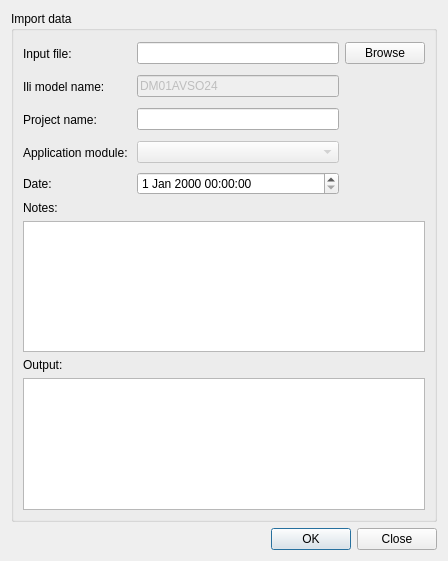
<?xml version="1.0" encoding="UTF-8"?>
<ui version="4.0">
 <class>ImportData</class>
 <widget class="QDialog" name="ImportData">
  <property name="geometry">
   <rect>
    <x>0</x>
    <y>0</y>
    <width>448</width>
    <height>561</height>
   </rect>
  </property>
  <property name="windowTitle">
   <string>Import Data</string>
  </property>
  <layout class="QGridLayout" name="gridLayout_3">
   <item row="0" column="0">
    <widget class="QGroupBox" name="groupBox">
     <property name="title">
      <string>Import data </string>
     </property>
     <layout class="QGridLayout" name="gridLayout_2">
      <item row="2" column="0">
       <layout class="QVBoxLayout" name="verticalLayout">
        <item>
         <widget class="QLabel" name="label_4">
          <property name="text">
           <string>Output:</string>
          </property>
         </widget>
        </item>
        <item>
         <widget class="QPlainTextEdit" name="textEditImportOutput">
          <property name="font">
           <font>
            <pointsize>8</pointsize>
           </font>
          </property>
          <property name="layoutDirection">
           <enum>Qt::LeftToRight</enum>
          </property>
          <property name="lineWrapMode">
           <enum>QPlainTextEdit::NoWrap</enum>
          </property>
          <property name="readOnly">
           <bool>true</bool>
          </property>
         </widget>
        </item>
       </layout>
      </item>
      <item row="0" column="0">
       <layout class="QGridLayout" name="gridLayout">
        <item row="0" column="1">
         <widget class="QLineEdit" name="lineEditInputFile"/>
        </item>
        <item row="0" column="0">
         <widget class="QLabel" name="label">
          <property name="minimumSize">
           <size>
            <width>0</width>
            <height>27</height>
           </size>
          </property>
          <property name="text">
           <string>Input file: </string>
          </property>
         </widget>
        </item>
        <item row="0" column="2">
         <widget class="QPushButton" name="btnBrowsInputFile">
          <property name="text">
           <string>Browse</string>
          </property>
         </widget>
        </item>
        <item row="1" column="1">
         <widget class="QLineEdit" name="lineEditIliModelName">
          <property name="enabled">
           <bool>false</bool>
          </property>
          <property name="text">
           <string>DM01AVSO24</string>
          </property>
         </widget>
        </item>
        <item row="1" column="0">
         <widget class="QLabel" name="label_2">
          <property name="minimumSize">
           <size>
            <width>0</width>
            <height>27</height>
           </size>
          </property>
          <property name="text">
           <string>Ili model name: </string>
          </property>
         </widget>
        </item>
        <item row="2" column="0">
         <widget class="QLabel" name="label_3">
          <property name="minimumSize">
           <size>
            <width>0</width>
            <height>27</height>
           </size>
          </property>
          <property name="text">
           <string>Project name: </string>
          </property>
         </widget>
        </item>
        <item row="2" column="1">
         <widget class="QLineEdit" name="lineEditDbSchema">
          <property name="text">
           <string/>
          </property>
         </widget>
        </item>
        <item row="3" column="1">
         <widget class="QComboBox" name="cBoxAppModule">
          <property name="enabled">
           <bool>false</bool>
          </property>
         </widget>
        </item>
        <item row="3" column="0">
         <widget class="QLabel" name="label_6">
          <property name="minimumSize">
           <size>
            <width>0</width>
            <height>27</height>
           </size>
          </property>
          <property name="text">
           <string>Application module: </string>
          </property>
         </widget>
        </item>
        <item row="4" column="1">
         <widget class="QDateTimeEdit" name="dateTimeEdit"/>
        </item>
        <item row="4" column="0">
         <widget class="QLabel" name="label_5">
          <property name="text">
           <string>Date: </string>
          </property>
         </widget>
        </item>
       </layout>
      </item>
      <item row="1" column="0">
       <layout class="QVBoxLayout" name="verticalLayout_2">
        <item>
         <widget class="QLabel" name="label_7">
          <property name="text">
           <string>Notes:</string>
          </property>
         </widget>
        </item>
        <item>
         <widget class="QPlainTextEdit" name="textEditNotes"/>
        </item>
       </layout>
      </item>
     </layout>
    </widget>
   </item>
   <item row="1" column="0">
    <widget class="QDialogButtonBox" name="buttonBox">
     <property name="orientation">
      <enum>Qt::Horizontal</enum>
     </property>
     <property name="standardButtons">
      <set>QDialogButtonBox::Close|QDialogButtonBox::Ok</set>
     </property>
    </widget>
   </item>
  </layout>
 </widget>
 <resources/>
 <connections>
  <connection>
   <sender>buttonBox</sender>
   <signal>accepted()</signal>
   <receiver>ImportData</receiver>
   <slot>accept()</slot>
   <hints>
    <hint type="sourcelabel">
     <x>248</x>
     <y>254</y>
    </hint>
    <hint type="destinationlabel">
     <x>157</x>
     <y>274</y>
    </hint>
   </hints>
  </connection>
  <connection>
   <sender>buttonBox</sender>
   <signal>rejected()</signal>
   <receiver>ImportData</receiver>
   <slot>reject()</slot>
   <hints>
    <hint type="sourcelabel">
     <x>316</x>
     <y>260</y>
    </hint>
    <hint type="destinationlabel">
     <x>286</x>
     <y>274</y>
    </hint>
   </hints>
  </connection>
 </connections>
</ui>
